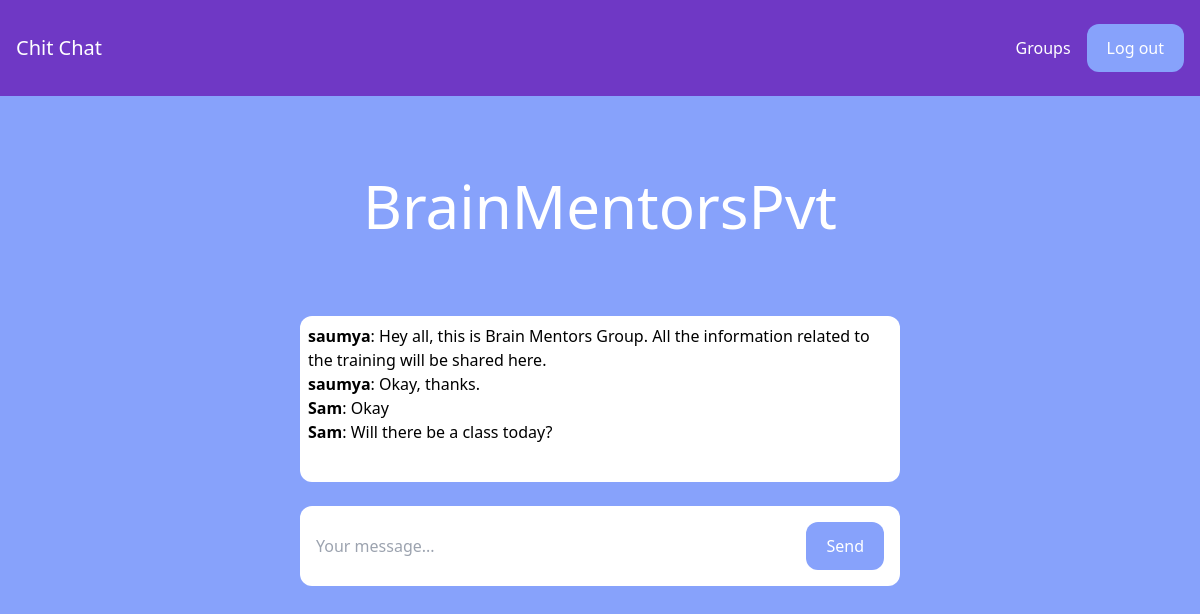
Screenshot of /rooms/brainmentorspvt/ (signed in) with the database file from the repository.
### room/models.py (models this page shows)
class Room(models.Model):
    name = models.CharField(max_length=255)
    slug = models.SlugField(unique=True)

class Message(models.Model):
    room = models.ForeignKey(
        Room, related_name='messages', on_delete=models.CASCADE)
    user = models.ForeignKey(
        User, related_name='messages', on_delete=models.CASCADE)
    content = models.TextField()
    date_added = models.DateTimeField(auto_now_add=True)
    class Meta:
        ordering = ('date_added',)

### room/views.py (the view)
# urls.py: path('rooms/', include('room.urls')),
@login_required
def room(request, slug):
    room = Room.objects.get(slug=slug)
    messages = Message.objects.filter(room=room)[0:25]
    return render(request, 'room/room.html', {'room': room, 'messages': messages})

### room/templates/room/room.html (shortened to what this page needs)
{% extends 'core/base.html' %}
{% block content %}
<div class="p-10 lg:p-20 text-center">
    <h1 class="text-3xl lg:text-6xl text-white">{{ room.name }}</h1>
</div>
<div class="lg:w-2/4 mx-4 lg:mx-auto p-2 bg-white rounded-xl ">
    <div class="chat-messages space-y-3 messages" id="chat-messages">
        {% for m in messages %}<b>{{ m.user.username }}</b>: {{ m.content }}<br>{% endfor %}
    </div>
</div>
<div class="lg:w-2/4 mt-6 mx-4 lg:mx-auto p-4 bg-white rounded-xl">
    <form method="post" action="." class="flex">
        <input type="text" name="content" class="flex-1 mr-3" placeholder="Your message..." id="chat-message-input">
        <button
            class="px-5 py-3 rounded-xl text-white bg-color hover:bg-blue-200"
            id="chat-message-submit"
        >Send</button>
    </form>
</div>
{% endblock %}

### core/templates/core/base.html (style rules this page uses)
.messages { height: 150px; overflow-y: auto; }
.bg-color { background-color: #87A2FB; }

### rows the page displays
Room: name "BrainMentorsPvt"
Message: user.username "saumya", content "Hey all, this is Brain Mentors Group. All the information related to the training will be shared here."
Message: user.username "saumya", content "Okay, thanks."
Message: user.username "Sam", content "Okay"
Message: user.username "Sam", content "Will there be a class today?"
